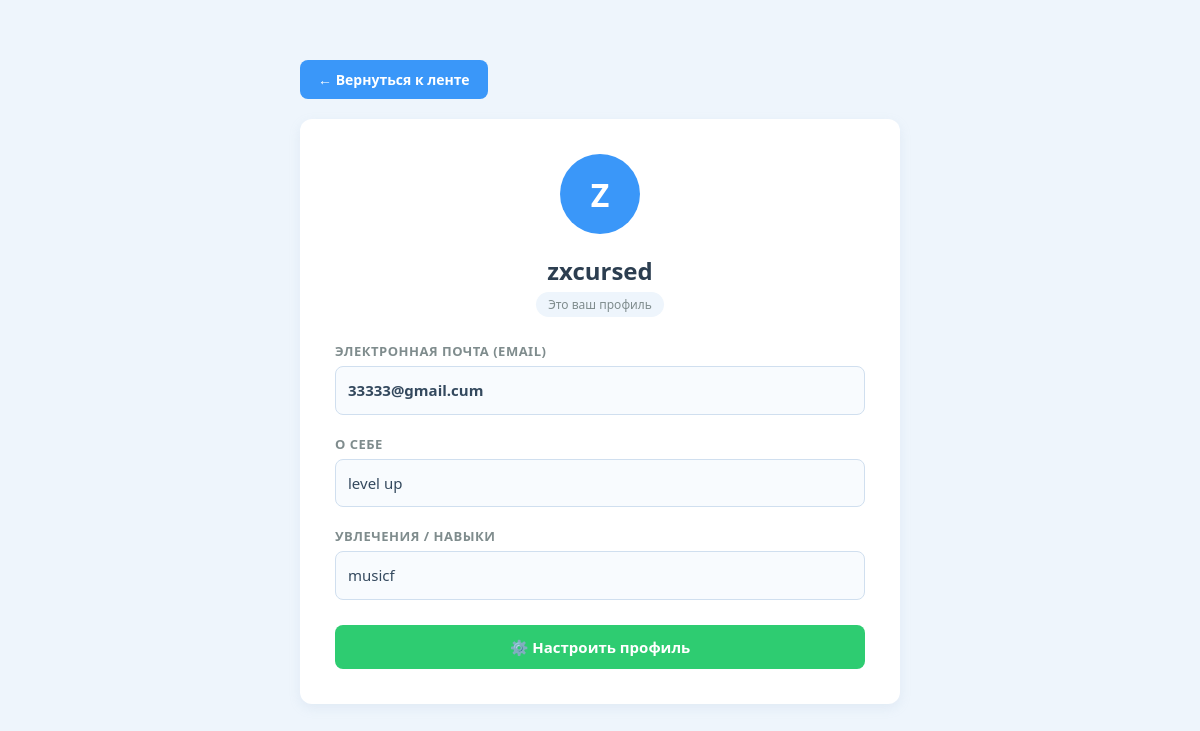
The app's page /user.php?id=1 (signed in) with its own data.
### tables this page shows
CREATE TABLE users (
            id INTEGER PRIMARY KEY AUTOINCREMENT,
            name TEXT NOT NULL,
            email TEXT NOT NULL UNIQUE,
            password_hash TEXT NOT NULL,
            bio TEXT DEFAULT '',
            skills TEXT DEFAULT '',
            created_at DATETIME DEFAULT CURRENT_TIMESTAMP
        );

### public/user.php (the view, shortened to what this page needs)
<?php
$pdo = getDatabaseConnection();
$current_user_id = $_SESSION['user_id'];
$view_user_id = isset($_GET['id']) ? intval($_GET['id']) : 0;
$stmt = $pdo->prepare('SELECT name, email, bio, skills FROM users WHERE id = ?');
$stmt->execute([$view_user_id]);
$user_profile = $stmt->fetch();
$is_own_profile = ($view_user_id === $current_user_id);
?>
<!DOCTYPE html>
<html lang="ru">
<head>
</head>
<body>
<div class="container">
    <div class="header-nav">
        <a class="btn-back" href="index.php">← Вернуться к ленте</a>
    </div>
    <main class="profile-card">
        <div class="avatar-placeholder">
            <?= mb_substr(htmlspecialchars($user_profile['name']), 0, 1) ?>
        </div>
        <h1 class="user-name"><?= htmlspecialchars($user_profile['name']) ?></h1>
        <div class="user-status-badge">
            <span class="status-tag"><?= $is_own_profile ? 'Это ваш профиль' : 'Пользователь платформы' ?></span>
        </div>
        <div class="info-section">
            <div class="info-label">Электронная почта (Email)</div>
            <div class="info-value"><b><?= htmlspecialchars($user_profile['email']) ?></b></div>
        </div>
        <div class="info-section">
            <div class="info-label">О себе</div>
            <?php if (!empty($user_profile['bio'])): ?>
                <div class="info-value"><?= nl2br(htmlspecialchars($user_profile['bio'])) ?></div>
            <?php else: ?>
                <div class="info-value empty">Пользователь ещё не заполнил информацию «О себе»</div>
            <?php endif; ?>
        </div>
        <div class="info-section">
            <div class="info-label">Увлечения / Навыки</div>
            <?php if (!empty($user_profile['skills'])): ?>
                <div class="info-value"><?= htmlspecialchars($user_profile['skills']) ?></div>
            <?php else: ?>
                <div class="info-value empty">Список увлечений пуст</div>
            <?php endif; ?>
        </div>
        <?php if ($is_own_profile): ?>
            <a href="profile.php" class="btn-edit-link">⚙️ Настроить профиль</a>
        <?php endif; ?>
    </main>
</div>
</body>
</html>

### public/user.php (style rules this page uses)
* { box-sizing: border-box; margin: 0; padding: 0; }
body { font-family: 'Segoe UI', Tahoma, Geneva, Verdana, sans-serif; background: #eef5fc; color: #2c3e50; padding: 20px; }
.container { max-width: 600px; margin: 40px auto 0 auto; }
.header-nav { display: flex; justify-content: space-between; align-items: center; margin-bottom: 20px; }
.btn-back { background: #3a97f9; color: white; text-decoration: none; font-weight: 600; font-size: 14px; padding: 10px 18px; border-radius: 8px; transition: background 0.2s; }
.profile-card { background: white; padding: 35px; border-radius: 12px; box-shadow: 0 4px 12px rgba(149, 173, 201, 0.15); }
.avatar-placeholder { width: 80px; height: 80px; background: #3a97f9; color: white; border-radius: 50%; display: flex; justify-content: center; align-items: center; font-size: 32px; font-weight: 600; margin: 0 auto 20px auto; text-transform: uppercase; }
.user-name { font-size: 24px; text-align: center; color: #2c3e50; margin-bottom: 5px; font-weight: 600; }
.user-status-badge { text-align: center; margin-bottom: 25px; }
.status-tag { display: inline-block; background: #eef5fc; color: #7f8c8d; font-size: 12px; font-weight: 500; padding: 4px 12px; border-radius: 20px; }
.info-section { margin-bottom: 20px; }
.info-label { font-size: 13px; text-transform: uppercase; color: #7f8c8d; letter-spacing: 0.5px; margin-bottom: 6px; font-weight: 600; }
.info-value { background: #f8fbfe; border: 1.5px solid #d0dfef; padding: 12px; border-radius: 8px; font-size: 15px; line-height: 1.5; color: #34495e; }
.btn-edit-link { display: block; text-align: center; background: #2ecc71; color: white; text-decoration: none; padding: 12px; border-radius: 8px; font-size: 15px; font-weight: 600; margin-top: 25px; transition: background 0.2s; }

### records on screen
users: name "Z", name "zxcursed", email "33333@gmail.cum", bio "level up", skills "musicf"
